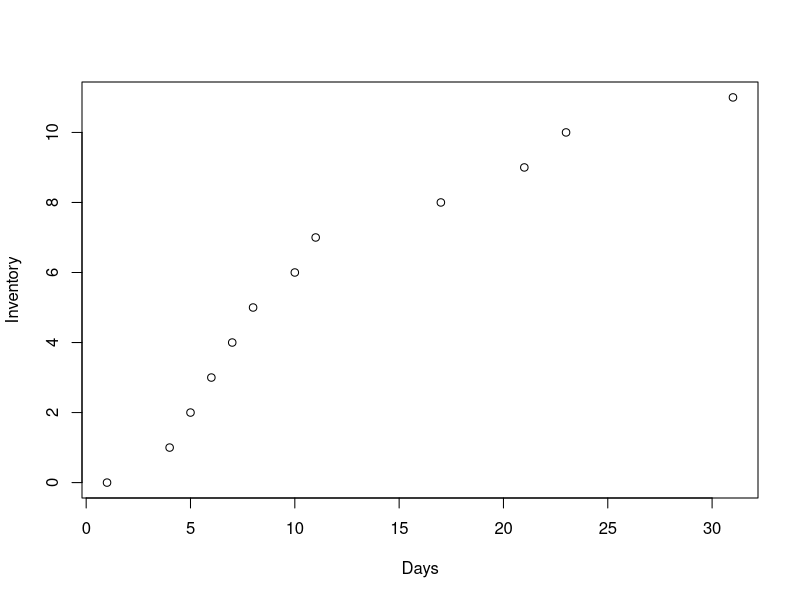
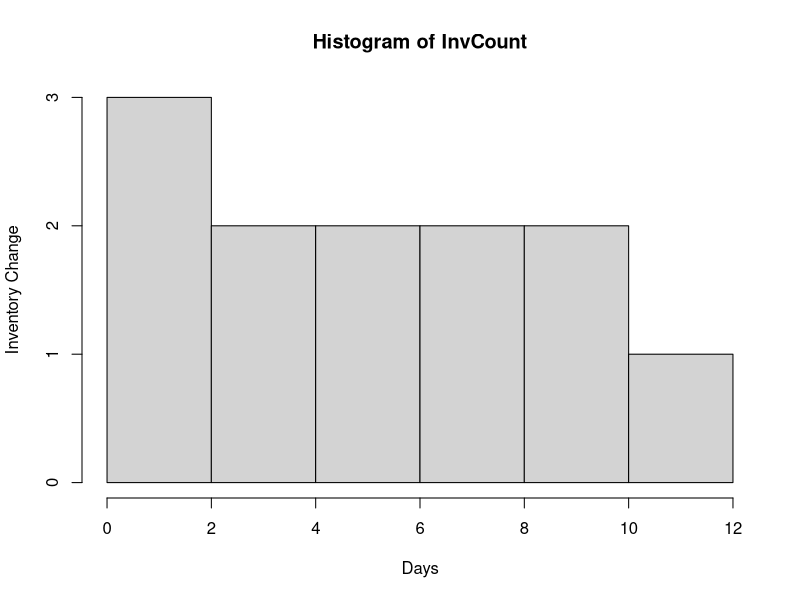

Write the R code that produced these figures, in order.
runs = 1000
days = 0
InvCount = c()
topInv = 0
regInv = 0
frontInv = 0


for (i in 1:runs){
  inventory = topInv + regInv + frontInv
  arrivals <- sample(x=c(0,1,2,3,4), size = 1, prob = c(0.15,0.25,0.3,0.2,0.1), replace = T)
  purchase <- rbinom(1,arrivals,0.6)
  if (purchase > 0){
    for (p in purchase){
      buyType <- sample(x=c(1,2,3), size = 1, prob = c(0.4,0.25,0.35), replace=T)
      if(buyType == 1 && topInv < 5){
        topInv = topInv + 1
        InvCount[i] = inventory
        break
      } else if (buyType == 2 && regInv < 4){
        regInv = regInv + 1
        InvCount[i] = inventory
      } else if (frontInv < 3){
        frontInv = frontInv + 1
        InvCount[i] = inventory
        break
      } else {
        break
      }
    }
  }
  if (inventory == 12){
    days = i
    break
  }
}

plot(InvCount, xlab = "Days", ylab = "Inventory")
hist(InvCount, xlab = "Days", ylab = "Inventory Change")